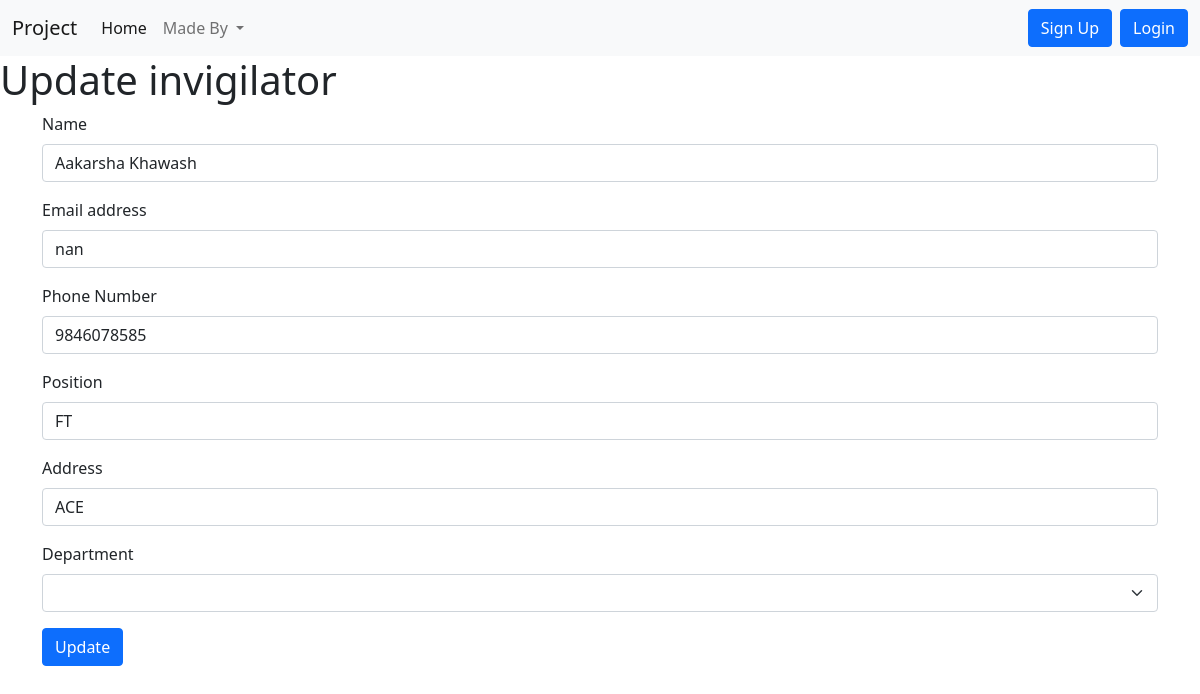
The page /updatenewapp/713 on the database its author committed.
### home/models.py (models this page shows, shortened)
class Newapp(models.Model):
    profile = models.ForeignKey(Profile,blank=True,null=True, on_delete=models.CASCADE)
    newappname=models.CharField(max_length=122)
    newappemail=models.CharField(max_length=122,blank=True)
    newappphone=models.CharField(max_length=12)
    newappaddress=models.CharField(max_length=122)
    newappdepart=models.CharField(max_length=255,blank=True)
    newappposition=models.CharField(max_length=255)

### home/views.py (the view)
# urls.py: path("updatenewapp/<newapp_id>",views.updatenewapp,name='updatenewapp'),
def updatenewapp(request, newapp_id):
    newapp_data = Newapp.objects.get(pk=newapp_id)
    allnewapp_data = Newapp.objects.all()
    data = {
        'allnewapp_data': allnewapp_data,
        'newapp_data': newapp_data,
    }
    return render(request, "newapp.html", data)

### templates/newapp.html (shortened to what this page needs)
{% extends 'base.html' %}
{% block newappcontent %}
{% if newapp_data %}
<h1>Update invigilator</h1>
<div class="container">
  <form method="post" action="{% url 'updatenewappfunc' newapp_data.id %}" >
    <div class="mb-3">
      <label for="newappname" class="form-label">Name</label>
      <input value='{{newapp_data.newappname}}' type="text"required class="form-control" id="newappname" name="newappname" placeholder="Enter name">
    </div>
    <div class="mb-3">
      <label for="newappemail" class="form-label">Email address</label>
      <input value='{{newapp_data.newappemail}}' type="email"required class="form-control" id="newappemail" name="newappemail" placeholder="Enter email">
    </div>
    <div class="mb-3">
      <label for="newappphone"required class="form-label">Phone Number</label>
      <input value='{{newapp_data.newappphone}}' type="tel"required class="form-control" id="newappphone" name="newappphone" placeholder="Enter contact number">
    </div>
    <div class="mb-3">
      <label for="newappposition" class="form-label">Position</label>
      <input value='{{newapp_data.newappposition}}' type="text"required class="form-control" id="newappposition" name="newappposition" placeholder="Enter position">
    </div>
    <div class="mb-3">
      <label for="newappaddress" class="form-label">Address</label>
      <input value='{{newapp_data.newappaddress}}' type="text"required class="form-control" id="newappaddress" name="newappaddress" placeholder="Enter address">
    </div>
    <div class="mb-3">
      <label for="newappdepart" class="form-label">Department</label>
      <select class="form-select" aria-label="Default select example" id="newappdepart" name="newappdepart" required>
    </select>
    </div>
    <button type="submit" class="btn btn-primary">Update</button>
  </form>
</div>
{% endif %}
{% endblock newappcontent %}

### rows shown on the page
Newapp: newappname "Aakarsha Khawash", newappemail "nan", newappphone "9846078585", newappposition "FT", newappaddress "ACE"
